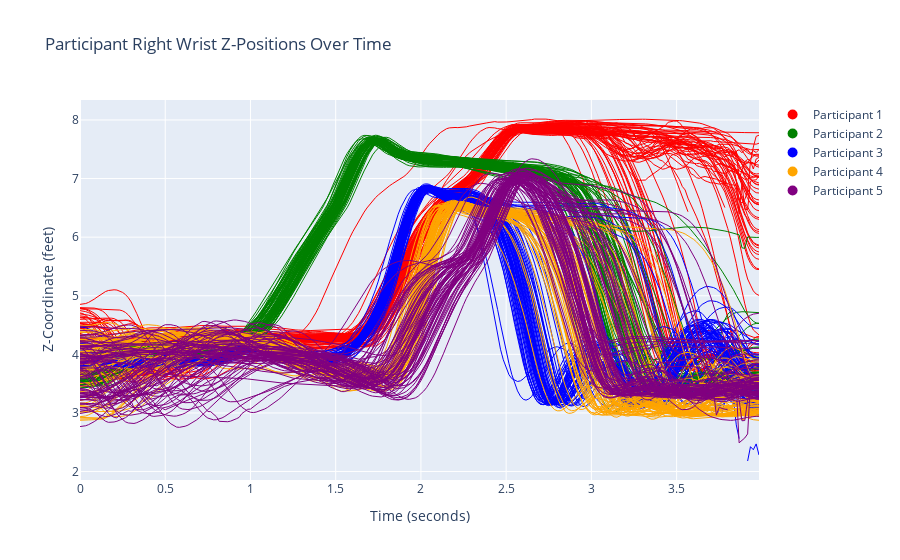

The code cell stored with this chart in its notebook:
### Code cell
# plot all right_wrist z positions for all player shots
fig = go.Figure()

colors = ['red', 'green','blue', 'orange',' purple']
count = 0
for participant in participants:
    participant_df = df[df['participant_id'] == participant].reset_index(drop=True)
    for i in range(len(participant_df)):
        z = participant_df[f'right_wrist_z'][i]
        t = np.arange(len(z)) / FRAME_RATE 
        fig.add_trace(go.Scatter(x=t, y=z, mode='lines',
                                    line=dict(color=colors[count], width=1),
                                    showlegend=False
                                    ))
    count += 1

fig.update_layout(
    title=f'Participant Right Wrist Z-Positions Over Time',
    xaxis_title='Time (seconds)',
    yaxis_title='Z-Coordinate (feet)',
    showlegend=False
)

# fake legend just with colors 1-5 for particpants
legend_items = []
for i, participant in enumerate(participants):
    legend_items.append(go.Scatter(x=[None], y=[None], mode='markers',
                                   name=f'Participant {participant}',
                                      marker=dict(color=colors[i], size=10)))
fig.add_traces(legend_items)

fig.update_layout(showlegend=True)


fig.show()
